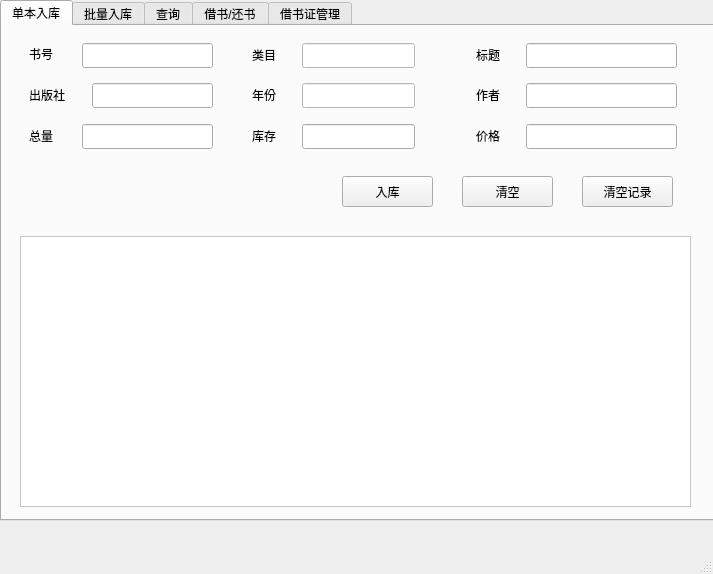
<?xml version="1.0" encoding="UTF-8"?>
<ui version="4.0">
 <class>MainWindow</class>
 <widget class="QMainWindow" name="MainWindow">
  <property name="geometry">
   <rect>
    <x>0</x>
    <y>0</y>
    <width>713</width>
    <height>574</height>
   </rect>
  </property>
  <property name="windowTitle">
   <string>图书管理系统</string>
  </property>
  <widget class="QWidget" name="centralWidget">
   <widget class="QTabWidget" name="tabWidget">
    <property name="geometry">
     <rect>
      <x>0</x>
      <y>0</y>
      <width>1351</width>
      <height>521</height>
     </rect>
    </property>
    <property name="styleSheet">
     <string notr="true"/>
    </property>
    <property name="currentIndex">
     <number>0</number>
    </property>
    <widget class="QWidget" name="tab_2">
     <attribute name="title">
      <string>单本入库</string>
     </attribute>
     <widget class="QTextBrowser" name="tb_1">
      <property name="geometry">
       <rect>
        <x>18</x>
        <y>210</y>
        <width>671</width>
        <height>271</height>
       </rect>
      </property>
      <property name="font">
       <font>
        <family>黑体</family>
       </font>
      </property>
      <property name="styleSheet">
       <string notr="true">background-color: rgb(255, 255, 255);</string>
      </property>
     </widget>
     <widget class="QLabel" name="label">
      <property name="geometry">
       <rect>
        <x>27</x>
        <y>19</y>
        <width>81</width>
        <height>18</height>
       </rect>
      </property>
      <property name="text">
       <string>书号</string>
      </property>
     </widget>
     <widget class="QLineEdit" name="bno">
      <property name="geometry">
       <rect>
        <x>80</x>
        <y>17</y>
        <width>131</width>
        <height>25</height>
       </rect>
      </property>
     </widget>
     <widget class="QLineEdit" name="catgr">
      <property name="geometry">
       <rect>
        <x>300</x>
        <y>17</y>
        <width>113</width>
        <height>25</height>
       </rect>
      </property>
      <property name="styleSheet">
       <string notr="true">background-color: rgb(255, 255, 255);</string>
      </property>
     </widget>
     <widget class="QLabel" name="label_2">
      <property name="geometry">
       <rect>
        <x>250</x>
        <y>20</y>
        <width>81</width>
        <height>18</height>
       </rect>
      </property>
      <property name="text">
       <string>类目</string>
      </property>
     </widget>
     <widget class="QLineEdit" name="title">
      <property name="geometry">
       <rect>
        <x>524</x>
        <y>17</y>
        <width>151</width>
        <height>25</height>
       </rect>
      </property>
     </widget>
     <widget class="QLabel" name="label_3">
      <property name="geometry">
       <rect>
        <x>474</x>
        <y>20</y>
        <width>81</width>
        <height>18</height>
       </rect>
      </property>
      <property name="text">
       <string>标题</string>
      </property>
     </widget>
     <widget class="QLineEdit" name="press">
      <property name="geometry">
       <rect>
        <x>90</x>
        <y>57</y>
        <width>121</width>
        <height>25</height>
       </rect>
      </property>
     </widget>
     <widget class="QLabel" name="label_4">
      <property name="geometry">
       <rect>
        <x>27</x>
        <y>60</y>
        <width>81</width>
        <height>18</height>
       </rect>
      </property>
      <property name="text">
       <string>出版社</string>
      </property>
     </widget>
     <widget class="QLineEdit" name="year">
      <property name="geometry">
       <rect>
        <x>300</x>
        <y>57</y>
        <width>113</width>
        <height>25</height>
       </rect>
      </property>
      <property name="styleSheet">
       <string notr="true">background-color: rgb(255, 255, 255);</string>
      </property>
     </widget>
     <widget class="QLabel" name="label_5">
      <property name="geometry">
       <rect>
        <x>250</x>
        <y>60</y>
        <width>81</width>
        <height>18</height>
       </rect>
      </property>
      <property name="text">
       <string>年份</string>
      </property>
     </widget>
     <widget class="QLabel" name="label_6">
      <property name="geometry">
       <rect>
        <x>730</x>
        <y>100</y>
        <width>81</width>
        <height>18</height>
       </rect>
      </property>
      <property name="text">
       <string>标题</string>
      </property>
     </widget>
     <widget class="QLineEdit" name="author">
      <property name="geometry">
       <rect>
        <x>524</x>
        <y>57</y>
        <width>151</width>
        <height>25</height>
       </rect>
      </property>
     </widget>
     <widget class="QLabel" name="label_7">
      <property name="geometry">
       <rect>
        <x>474</x>
        <y>60</y>
        <width>81</width>
        <height>18</height>
       </rect>
      </property>
      <property name="text">
       <string>作者</string>
      </property>
     </widget>
     <widget class="QLineEdit" name="ttl">
      <property name="geometry">
       <rect>
        <x>80</x>
        <y>98</y>
        <width>131</width>
        <height>25</height>
       </rect>
      </property>
     </widget>
     <widget class="QLabel" name="label_8">
      <property name="geometry">
       <rect>
        <x>27</x>
        <y>101</y>
        <width>81</width>
        <height>18</height>
       </rect>
      </property>
      <property name="text">
       <string>总量</string>
      </property>
     </widget>
     <widget class="QLabel" name="label_9">
      <property name="geometry">
       <rect>
        <x>250</x>
        <y>101</y>
        <width>81</width>
        <height>18</height>
       </rect>
      </property>
      <property name="text">
       <string>库存</string>
      </property>
     </widget>
     <widget class="QLineEdit" name="stock">
      <property name="geometry">
       <rect>
        <x>300</x>
        <y>98</y>
        <width>113</width>
        <height>25</height>
       </rect>
      </property>
     </widget>
     <widget class="QPushButton" name="check_in">
      <property name="geometry">
       <rect>
        <x>340</x>
        <y>150</y>
        <width>91</width>
        <height>31</height>
       </rect>
      </property>
      <property name="text">
       <string>入库</string>
      </property>
     </widget>
     <widget class="QPushButton" name="clear_1">
      <property name="geometry">
       <rect>
        <x>460</x>
        <y>150</y>
        <width>91</width>
        <height>31</height>
       </rect>
      </property>
      <property name="text">
       <string>清空</string>
      </property>
     </widget>
     <widget class="QLabel" name="label_19">
      <property name="geometry">
       <rect>
        <x>474</x>
        <y>101</y>
        <width>81</width>
        <height>18</height>
       </rect>
      </property>
      <property name="text">
       <string>价格</string>
      </property>
     </widget>
     <widget class="QLineEdit" name="price">
      <property name="geometry">
       <rect>
        <x>524</x>
        <y>98</y>
        <width>151</width>
        <height>25</height>
       </rect>
      </property>
     </widget>
     <widget class="QPushButton" name="clear_2">
      <property name="geometry">
       <rect>
        <x>580</x>
        <y>150</y>
        <width>91</width>
        <height>31</height>
       </rect>
      </property>
      <property name="text">
       <string>清空记录</string>
      </property>
     </widget>
    </widget>
    <widget class="QWidget" name="tab_3">
     <attribute name="title">
      <string>批量入库</string>
     </attribute>
     <widget class="QPushButton" name="pushButton_7">
      <property name="geometry">
       <rect>
        <x>20</x>
        <y>60</y>
        <width>112</width>
        <height>34</height>
       </rect>
      </property>
      <property name="text">
       <string>选择文件</string>
      </property>
     </widget>
     <widget class="QTextBrowser" name="textBrowser_2">
      <property name="geometry">
       <rect>
        <x>20</x>
        <y>20</y>
        <width>671</width>
        <height>31</height>
       </rect>
      </property>
     </widget>
     <widget class="QPushButton" name="pushButton_8">
      <property name="geometry">
       <rect>
        <x>150</x>
        <y>60</y>
        <width>112</width>
        <height>34</height>
       </rect>
      </property>
      <property name="text">
       <string>入库</string>
      </property>
     </widget>
     <widget class="QTextBrowser" name="textBrowser_3">
      <property name="geometry">
       <rect>
        <x>20</x>
        <y>120</y>
        <width>671</width>
        <height>351</height>
       </rect>
      </property>
     </widget>
    </widget>
    <widget class="QWidget" name="tab">
     <property name="enabled">
      <bool>true</bool>
     </property>
     <attribute name="title">
      <string>查询</string>
     </attribute>
     <widget class="QGroupBox" name="groupBox">
      <property name="geometry">
       <rect>
        <x>20</x>
        <y>10</y>
        <width>671</width>
        <height>111</height>
       </rect>
      </property>
      <property name="title">
       <string>精确查找</string>
      </property>
      <widget class="QPushButton" name="bno_btn">
       <property name="geometry">
        <rect>
         <x>503</x>
         <y>23</y>
         <width>112</width>
         <height>34</height>
        </rect>
       </property>
       <property name="text">
        <string>查找</string>
       </property>
      </widget>
      <widget class="QLabel" name="b1">
       <property name="geometry">
        <rect>
         <x>40</x>
         <y>30</y>
         <width>101</width>
         <height>18</height>
        </rect>
       </property>
       <property name="text">
        <string>按书号查找</string>
       </property>
      </widget>
      <widget class="QLineEdit" name="bno_ser">
       <property name="geometry">
        <rect>
         <x>150</x>
         <y>27</y>
         <width>331</width>
         <height>25</height>
        </rect>
       </property>
      </widget>
      <widget class="QPushButton" name="bno_btn_2">
       <property name="geometry">
        <rect>
         <x>503</x>
         <y>63</y>
         <width>112</width>
         <height>34</height>
        </rect>
       </property>
       <property name="text">
        <string>查找</string>
       </property>
      </widget>
      <widget class="QLineEdit" name="title_ser">
       <property name="geometry">
        <rect>
         <x>150</x>
         <y>67</y>
         <width>331</width>
         <height>25</height>
        </rect>
       </property>
      </widget>
      <widget class="QLabel" name="b1_2">
       <property name="geometry">
        <rect>
         <x>40</x>
         <y>70</y>
         <width>111</width>
         <height>20</height>
        </rect>
       </property>
       <property name="text">
        <string>按书名查找</string>
       </property>
      </widget>
     </widget>
     <widget class="QGroupBox" name="groupBox_2">
      <property name="geometry">
       <rect>
        <x>20</x>
        <y>140</y>
        <width>671</width>
        <height>341</height>
       </rect>
      </property>
      <property name="title">
       <string>范围查找</string>
      </property>
      <widget class="QLabel" name="b1_3">
       <property name="geometry">
        <rect>
         <x>91</x>
         <y>75</y>
         <width>41</width>
         <height>18</height>
        </rect>
       </property>
       <property name="text">
        <string>类目</string>
       </property>
      </widget>
      <widget class="QLabel" name="b1_4">
       <property name="geometry">
        <rect>
         <x>90</x>
         <y>113</y>
         <width>61</width>
         <height>18</height>
        </rect>
       </property>
       <property name="text">
        <string>出版社</string>
       </property>
      </widget>
      <widget class="QLabel" name="b1_5">
       <property name="geometry">
        <rect>
         <x>91</x>
         <y>153</y>
         <width>41</width>
         <height>18</height>
        </rect>
       </property>
       <property name="text">
        <string>年份</string>
       </property>
      </widget>
      <widget class="QLabel" name="b1_6">
       <property name="geometry">
        <rect>
         <x>90</x>
         <y>193</y>
         <width>41</width>
         <height>18</height>
        </rect>
       </property>
       <property name="text">
        <string>作者</string>
       </property>
      </widget>
      <widget class="QLabel" name="b1_7">
       <property name="geometry">
        <rect>
         <x>90</x>
         <y>234</y>
         <width>41</width>
         <height>18</height>
        </rect>
       </property>
       <property name="text">
        <string>价格</string>
       </property>
      </widget>
      <widget class="QLineEdit" name="ser_cat">
       <property name="geometry">
        <rect>
         <x>140</x>
         <y>70</y>
         <width>431</width>
         <height>25</height>
        </rect>
       </property>
      </widget>
      <widget class="QLineEdit" name="ser_aut">
       <property name="geometry">
        <rect>
         <x>140</x>
         <y>190</y>
         <width>431</width>
         <height>25</height>
        </rect>
       </property>
      </widget>
      <widget class="QLineEdit" name="ser_year_1">
       <property name="geometry">
        <rect>
         <x>141</x>
         <y>150</y>
         <width>181</width>
         <height>25</height>
        </rect>
       </property>
      </widget>
      <widget class="QLineEdit" name="ser_year_2">
       <property name="geometry">
        <rect>
         <x>380</x>
         <y>150</y>
         <width>191</width>
         <height>25</height>
        </rect>
       </property>
      </widget>
      <widget class="QLabel" name="label_17">
       <property name="geometry">
        <rect>
         <x>340</x>
         <y>154</y>
         <width>81</width>
         <height>18</height>
        </rect>
       </property>
       <property name="text">
        <string>到</string>
       </property>
      </widget>
      <widget class="QLineEdit" name="ser_pri_2">
       <property name="geometry">
        <rect>
         <x>380</x>
         <y>230</y>
         <width>191</width>
         <height>25</height>
        </rect>
       </property>
      </widget>
      <widget class="QLineEdit" name="ser_pri_1">
       <property name="geometry">
        <rect>
         <x>140</x>
         <y>230</y>
         <width>181</width>
         <height>25</height>
        </rect>
       </property>
      </widget>
      <widget class="QLabel" name="label_20">
       <property name="geometry">
        <rect>
         <x>340</x>
         <y>234</y>
         <width>81</width>
         <height>18</height>
        </rect>
       </property>
       <property name="text">
        <string>到</string>
       </property>
      </widget>
      <widget class="QLineEdit" name="ser_pre">
       <property name="geometry">
        <rect>
         <x>160</x>
         <y>109</y>
         <width>411</width>
         <height>25</height>
        </rect>
       </property>
      </widget>
      <widget class="QLabel" name="b1_8">
       <property name="geometry">
        <rect>
         <x>90</x>
         <y>34</y>
         <width>41</width>
         <height>18</height>
        </rect>
       </property>
       <property name="text">
        <string>书名</string>
       </property>
      </widget>
      <widget class="QLineEdit" name="ser_bno">
       <property name="geometry">
        <rect>
         <x>140</x>
         <y>30</y>
         <width>431</width>
         <height>25</height>
        </rect>
       </property>
      </widget>
      <widget class="QPushButton" name="pushButton_9">
       <property name="geometry">
        <rect>
         <x>280</x>
         <y>280</y>
         <width>112</width>
         <height>34</height>
        </rect>
       </property>
       <property name="text">
        <string>查找</string>
       </property>
      </widget>
     </widget>
    </widget>
    <widget class="QWidget" name="tab_5">
     <attribute name="title">
      <string>借书/还书</string>
     </attribute>
     <widget class="QLabel" name="label_15">
      <property name="geometry">
       <rect>
        <x>30</x>
        <y>24</y>
        <width>81</width>
        <height>18</height>
       </rect>
      </property>
      <property name="text">
       <string>卡号</string>
      </property>
     </widget>
     <widget class="QLineEdit" name="cno_chk">
      <property name="geometry">
       <rect>
        <x>80</x>
        <y>20</y>
        <width>581</width>
        <height>25</height>
       </rect>
      </property>
     </widget>
     <widget class="QLabel" name="label_16">
      <property name="geometry">
       <rect>
        <x>30</x>
        <y>64</y>
        <width>81</width>
        <height>18</height>
       </rect>
      </property>
      <property name="text">
       <string>书号</string>
      </property>
     </widget>
     <widget class="QLineEdit" name="bno_chk">
      <property name="geometry">
       <rect>
        <x>80</x>
        <y>60</y>
        <width>581</width>
        <height>25</height>
       </rect>
      </property>
     </widget>
     <widget class="QPushButton" name="pushButton_4">
      <property name="geometry">
       <rect>
        <x>80</x>
        <y>100</y>
        <width>112</width>
        <height>34</height>
       </rect>
      </property>
      <property name="text">
       <string>借书</string>
      </property>
     </widget>
     <widget class="QPushButton" name="pushButton_5">
      <property name="geometry">
       <rect>
        <x>210</x>
        <y>100</y>
        <width>112</width>
        <height>34</height>
       </rect>
      </property>
      <property name="text">
       <string>还书</string>
      </property>
     </widget>
     <widget class="QTextBrowser" name="tb_chk">
      <property name="geometry">
       <rect>
        <x>20</x>
        <y>160</y>
        <width>671</width>
        <height>311</height>
       </rect>
      </property>
     </widget>
     <widget class="QPushButton" name="pushButton_6">
      <property name="geometry">
       <rect>
        <x>340</x>
        <y>100</y>
        <width>221</width>
        <height>34</height>
       </rect>
      </property>
      <property name="text">
       <string>查询该卡借阅信息</string>
      </property>
     </widget>
    </widget>
    <widget class="QWidget" name="tab_4">
     <property name="toolTip">
      <string/>
     </property>
     <attribute name="title">
      <string>借书证管理</string>
     </attribute>
     <widget class="QGroupBox" name="groupBox_3">
      <property name="geometry">
       <rect>
        <x>20</x>
        <y>10</y>
        <width>671</width>
        <height>131</height>
       </rect>
      </property>
      <property name="title">
       <string>删除借书证</string>
      </property>
      <widget class="QLabel" name="label_10">
       <property name="geometry">
        <rect>
         <x>20</x>
         <y>36</y>
         <width>81</width>
         <height>18</height>
        </rect>
       </property>
       <property name="text">
        <string>卡号</string>
       </property>
      </widget>
      <widget class="QLineEdit" name="cno">
       <property name="geometry">
        <rect>
         <x>70</x>
         <y>32</y>
         <width>580</width>
         <height>25</height>
        </rect>
       </property>
      </widget>
      <widget class="QPushButton" name="pushButton">
       <property name="geometry">
        <rect>
         <x>70</x>
         <y>76</y>
         <width>112</width>
         <height>34</height>
        </rect>
       </property>
       <property name="text">
        <string>查询</string>
       </property>
      </widget>
      <widget class="QPushButton" name="pushButton_2">
       <property name="geometry">
        <rect>
         <x>200</x>
         <y>76</y>
         <width>112</width>
         <height>34</height>
        </rect>
       </property>
       <property name="text">
        <string>删除</string>
       </property>
      </widget>
     </widget>
     <widget class="QGroupBox" name="groupBox_4">
      <property name="geometry">
       <rect>
        <x>20</x>
        <y>160</y>
        <width>671</width>
        <height>151</height>
       </rect>
      </property>
      <property name="title">
       <string>添加/修改借书证</string>
      </property>
      <widget class="QLabel" name="label_11">
       <property name="geometry">
        <rect>
         <x>20</x>
         <y>32</y>
         <width>81</width>
         <height>18</height>
        </rect>
       </property>
       <property name="text">
        <string>卡号</string>
       </property>
      </widget>
      <widget class="QLineEdit" name="cno_add">
       <property name="geometry">
        <rect>
         <x>70</x>
         <y>30</y>
         <width>140</width>
         <height>25</height>
        </rect>
       </property>
      </widget>
      <widget class="QLineEdit" name="name">
       <property name="geometry">
        <rect>
         <x>280</x>
         <y>30</y>
         <width>130</width>
         <height>25</height>
        </rect>
       </property>
      </widget>
      <widget class="QLabel" name="label_12">
       <property name="geometry">
        <rect>
         <x>230</x>
         <y>32</y>
         <width>81</width>
         <height>18</height>
        </rect>
       </property>
       <property name="text">
        <string>姓名</string>
       </property>
      </widget>
      <widget class="QLineEdit" name="dept_add">
       <property name="geometry">
        <rect>
         <x>70</x>
         <y>68</y>
         <width>571</width>
         <height>25</height>
        </rect>
       </property>
      </widget>
      <widget class="QLabel" name="label_13">
       <property name="geometry">
        <rect>
         <x>20</x>
         <y>70</y>
         <width>81</width>
         <height>18</height>
        </rect>
       </property>
       <property name="text">
        <string>部门</string>
       </property>
      </widget>
      <widget class="QLabel" name="label_14">
       <property name="geometry">
        <rect>
         <x>430</x>
         <y>32</y>
         <width>81</width>
         <height>18</height>
        </rect>
       </property>
       <property name="text">
        <string>类别</string>
       </property>
      </widget>
      <widget class="QPushButton" name="pushButton_3">
       <property name="geometry">
        <rect>
         <x>69</x>
         <y>105</y>
         <width>112</width>
         <height>34</height>
        </rect>
       </property>
       <property name="text">
        <string>添加/修改</string>
       </property>
      </widget>
      <widget class="QComboBox" name="comboBox">
       <property name="geometry">
        <rect>
         <x>480</x>
         <y>30</y>
         <width>99</width>
         <height>24</height>
        </rect>
       </property>
       <item>
        <property name="text">
         <string>教师</string>
        </property>
       </item>
       <item>
        <property name="text">
         <string>学生</string>
        </property>
       </item>
      </widget>
     </widget>
     <widget class="QTextBrowser" name="card_text">
      <property name="geometry">
       <rect>
        <x>20</x>
        <y>320</y>
        <width>671</width>
        <height>151</height>
       </rect>
      </property>
     </widget>
    </widget>
   </widget>
  </widget>
  <widget class="QMenuBar" name="menuBar">
   <property name="geometry">
    <rect>
     <x>0</x>
     <y>0</y>
     <width>713</width>
     <height>30</height>
    </rect>
   </property>
  </widget>
  <widget class="QStatusBar" name="statusBar"/>
 </widget>
 <layoutdefault spacing="6" margin="11"/>
 <resources/>
 <connections/>
</ui>
